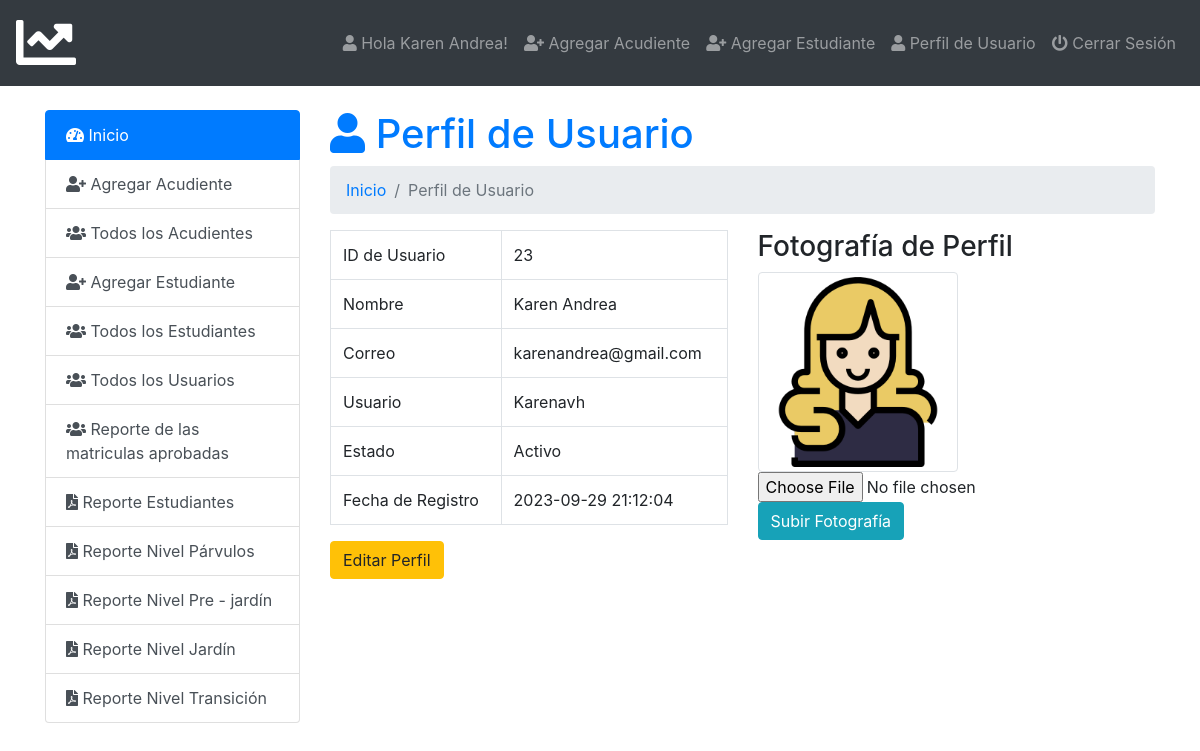
The page /admin/index.php?page=user-profile (signed in) on the database its author committed.
### tables this page shows
CREATE TABLE `users` (
  `id` int(11) NOT NULL,
  `name` varchar(50) NOT NULL,
  `email` varchar(50) NOT NULL,
  `username` varchar(50) NOT NULL,
  `password` varchar(100) NOT NULL,
  `photo` varchar(50) NOT NULL,
  `status` varchar(12) NOT NULL,
  `datetime` timestamp NOT NULL DEFAULT current_timestamp()
);

### admin/user-profile.php (the view, shortened to what this page needs)
<?php
$user=  $_SESSION['user_login'];
?>
<h1 class="text-primary"><i class="fas fa-user"></i>  Perfil de Usuario</h1>
<nav aria-label="breadcrumb">
  <ol class="breadcrumb">
     <li class="breadcrumb-item" aria-current="page"><a href="index.php">Inicio </a></li>
     <li class="breadcrumb-item active" aria-current="page">Perfil de Usuario</li>
  </ol>
</nav>
<?php
  $query = mysqli_query($db_con, "SELECT * FROM `users` WHERE `username` ='$user';");
  $row = mysqli_fetch_array($query);
 ?>
<div class="row">
  <div class="col-sm-6">
    <table class="table table-bordered">
      <tr>
        <td>ID de Usuario</td>
        <td><?php echo $row['id']; ?></td>
      </tr>
      <tr>
        <td>Nombre</td>
        <td><?php echo ucwords($row['name']); ?></td>
      </tr>
      <tr>
        <td>Correo</td>
        <td><?php echo $row['email']; ?></td>
      </tr>
      <tr>
        <td>Usuario</td>
        <td><?php echo ucwords($row['username']); ?></td>
      </tr>
      <tr>
        <td>Estado</td>
        <td><?php echo ucwords($row['status']); ?></td>
      </tr>
      <tr>
        <td>Fecha de Registro</td>
        <td><?php echo $row['datetime']; ?></td>
      </tr>
    </table>
    <a class="btn btn-warning pull-right" href="index.php?page=edit-user&id=<?php echo base64_encode($row['id']); ?>">Editar Perfil</a>
  </div>
  <div class="col-sm-6">
    <h3>Fotografía de Perfil</h3>
    <a href="images/<?php echo $row['photo']; ?>">
      <img class="img-thumbnail" id="imguser" src="images/<?php echo $row['photo']; ?>" width="200px">
    </a>
     ?><br>
    <form method="POST" enctype="multipart/form-data">
      <input type="file" name="userphoto" required="" id="photo"><br>
      <input class="btn btn-info" type="submit" name="upphoto" value="Subir Fotografía">
    </form>
  </div>
</div>

### admin/index.php (shortened to what this page needs)
<?php require_once 'db_con.php';
?>
<!doctype html>
<html lang="en">
  <head>
    <link rel="stylesheet" href="../css/bootstrap.min.css">
    <link rel="stylesheet" href="../css/dataTables.bootstrap4.min.css">
    <link rel="stylesheet" href="../css/fontawesome.min.css">
    <link rel="stylesheet" href="../css/solid.min.css">
    <link rel="stylesheet" href="https://cdnjs.cloudflare.com/ajax/libs/animate.css/4.0.0/animate.min.css"/>
    <link rel="stylesheet" type="text/css" href="../css/style.css">
  </head>
  <body>
<nav class="navbar navbar-expand-lg navbar-dark bg-dark">
  <a class="navbar-brand" href="index.php"><i class="fas fa-chart-line fa-3x"></i></a>
  <div class="navbar-collapse collapse justify-content-end" id="navbarSupportedContent">
    <?php $showuser = $_SESSION['user_login']; $haha = mysqli_query($db_con,"SELECT * FROM `users` WHERE `username`='$showuser';"); $showrow=mysqli_fetch_array($haha); ?>
    <ul class="nav navbar-nav ">
      <li class="nav-item"><a class="nav-link" href="index.php?page=user-profile"><i class="fa fa-user"></i> Hola <?php echo $showrow['name']; ?>!</a></li>
      <li class="nav-item"><a class="nav-link" href="index.php?page=add-acudiente"><i class="fa fa-user-plus"></i> Agregar Acudiente</a></li>
      <li class="nav-item"><a class="nav-link" href="index.php?page=add-student"><i class="fa fa-user-plus"></i> Agregar Estudiante</a></li>
      <li class="nav-item"><a class="nav-link" href="index.php?page=user-profile"><i class="fa fa-user"></i> Perfil de Usuario</a></li>
      <li class="nav-item"><a class="nav-link" href="logout.php"><i class="fa fa-power-off"></i> Cerrar Sesión</a></li>
    </ul>
  </div>
</nav>
<br>
    <div class="container">
        <div class="row">
          <div class="col-md-3">
            <div class="list-group">
              <a href="index.php?page=dashboard" class="list-group-item list-group-item-action active">
               <i class="fas fa-tachometer-alt"></i> Inicio
              </a>
              <a href="index.php?page=add-acudiente" class="list-group-item list-group-item-action"><i class="fa fa-user-plus"></i> Agregar Acudiente</a>
              <a href="index.php?page=all-acudiente" class="list-group-item list-group-item-action"><i class="fa fa-users"></i> Todos los Acudientes</a>
              <a href="index.php?page=add-student" class="list-group-item list-group-item-action"><i class="fa fa-user-plus"></i> Agregar Estudiante</a>
              <a href="index.php?page=all-student" class="list-group-item list-group-item-action"><i class="fa fa-users"></i> Todos los Estudiantes</a>
              <a href="index.php?page=all-users" class="list-group-item list-group-item-action"><i class="fa fa-users"></i> Todos los Usuarios</a>
              <a href="index.php?page=all-student-report" class="list-group-item list-group-item-action"><i class="fa fa-users"></i> Reporte de las matriculas aprobadas</a>
              <a href="../admin/pdf/reporteestudiante.php" target="_blank" class="list-group-item list-group-item-action"><i class="fas fa-file-pdf"></i> Reporte Estudiantes</a>
              <a href="../admin/pdf/reporteparvulos.php" target="_blank" class="list-group-item list-group-item-action"><i class="fas fa-file-pdf"></i> Reporte Nivel Párvulos</a>
              <a href="../admin/pdf/reporteprejardin.php" target="_blank" class="list-group-item list-group-item-action"><i class="fas fa-file-pdf"></i> Reporte Nivel Pre - jardín</a>
              <a href="../admin/pdf/reportejardin.php" target="_blank" class="list-group-item list-group-item-action"><i class="fas fa-file-pdf"></i> Reporte Nivel Jardín</a>
              <a href="../admin/pdf/reportetransicion.php" target="_blank" class="list-group-item list-group-item-action"><i class="fas fa-file-pdf"></i> Reporte Nivel Transición</a>
            </div>
          </div>
          <div class="col-md-9">
             <div class="content">
                 <?php
                   if (isset($_GET['page'])) {
                    $page = $_GET['page'].'.php';
                    }else{
                      $page = 'dashboard.php';
                    }
                    if (file_exists($page)) {
                      require_once $page;
                    }else{
                      require_once '404.php';
                    }
                  ?>
             </div>
        </div>
        </div>
    </div>
      <br><br><br><br><br><br><br><br><br><br><br><br>
  </body>
</html>

### css/style.css (style rules this page uses)
input#photo { width: 260px; }

### rows shown on the page
users: name "Karen Andrea", id "23", email "karenandrea@gmail.com", username "Karenavh", status "Activo", datetime "2023-09-29 21:12:04", photo (picture)
